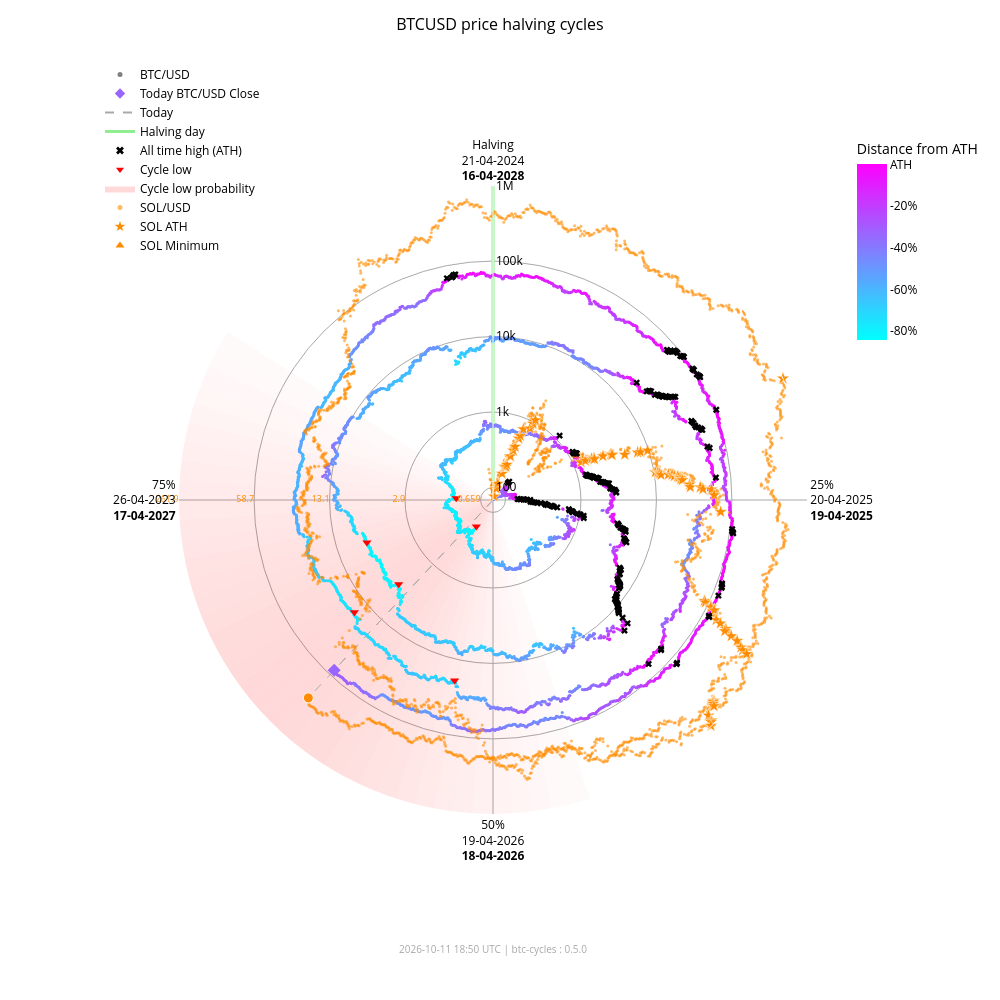

Notebook code cell kept with this figure:
### Markdown cell above
### Interactive chart with overlay

### Code cell
fig_overlay_interactive = btc.plot(
    kind="interactive",
    from_date="2012-11-28",
    overlay=sol,
)
fig_overlay_interactive.show(config={"scrollZoom": True, "displayModeBar": True})

### Figure 1 — Plotly figure (JSON) as saved in the notebook; plotly's stock layout.template omitted (floating-point values rounded to 4 significant figures; data arrays with more than 128 entries replaced by an {"elided": "..."} marker saying what was removed)
{"data": [{"fill": "toself", "fillcolor": "rgba(255,0,0,0.018306980149439524)", "hoverinfo": "skip", "line": {"width": 0}, "mode": "lines", "r": [68.43, 1000000, 1000000, 68.43, 68.43], "showlegend": false, "theta": [162.0, 162.0, 165.6, 165.6, 162.0], "type": "scatterpolar"}, {"fill": "toself", "fillcolor": "rgba(255,0,0,0.02405911634527998)", "hoverinfo": "skip", "line": {"width": 0}, "mode": "lines", "r": [68.43, 1000000, 1000000, 68.43, 68.43], "showlegend": false, "theta": [165.6, 165.6, 169.2, 169.2, 165.6], "type": "scatterpolar"}, {"fill": "toself", "fillcolor": "rgba(255,0,0,0.030803449372254352)", "hoverinfo": "skip", "line": {"width": 0}, "mode": "lines", "r": [68.43, 1000000, 1000000, 68.43, 68.43], "showlegend": false, "theta": [169.2, 169.2, 172.8, 172.8, 169.2], "type": "scatterpolar"}, {"fill": "toself", "fillcolor": "rgba(255,0,0,0.03847233586005252)", "hoverinfo": "skip", "line": {"width": 0}, "mode": "lines", "r": [68.43, 1000000, 1000000, 68.43, 68.43], "showlegend": false, "theta": [172.8, 172.8, 176.4, 176.4, 172.8], "type": "scatterpolar"}, {"fill": "toself", "fillcolor": "rgba(255,0,0,0.04694405159551339)", "hoverinfo": "skip", "line": {"width": 0}, "mode": "lines", "r": [68.43, 1000000, 1000000, 68.43, 68.43], "showlegend": false, "theta": [176.4, 176.4, 180.0, 180.0, 176.4], "type": "scatterpolar"}, {"fill": "toself", "fillcolor": "rgba(255,0,0,0.05605603979818329)", "hoverinfo": "skip", "line": {"width": 0}, "mode": "lines", "r": [68.43, 1000000, 1000000, 68.43, 68.43], "showlegend": false, "theta": [180.0, 180.0, 183.6, 183.6, 180.0], "type": "scatterpolar"}, {"fill": "toself", "fillcolor": "rgba(255,0,0,0.06562330627802694)", "hoverinfo": "skip", "line": {"width": 0}, "mode": "lines", "r": [68.43, 1000000, 1000000, 68.43, 68.43], "showlegend": false, "theta": [183.6, 183.6, 187.2, 187.2, 183.6], "type": "scatterpolar"}, {"fill": "toself", "fillcolor": "rgba(255,0,0,0.07545707932574237)", "hoverinfo": "skip", "line": {"width": 0}, "mode": "lines", "r": [68.43, 1000000, 1000000, 68.43, 68.43], "showlegend": false, "theta": [187.2, 187.2, 190.8, 190.8, 187.2], "type": "scatterpolar"}, {"fill": "toself", "fillcolor": "rgba(255,0,0,0.08537841060169407)", "hoverinfo": "skip", "line": {"width": 0}, "mode": "lines", "r": [68.43, 1000000, 1000000, 68.43, 68.43], "showlegend": false, "theta": [190.8, 190.8, 194.4, 194.4, 190.8], "type": "scatterpolar"}, {"fill": "toself", "fillcolor": "rgba(255,0,0,0.09522272137134848)", "hoverinfo": "skip", "line": {"width": 0}, "mode": "lines", "r": [68.43, 1000000, 1000000, 68.43, 68.43], "showlegend": false, "theta": [194.4, 194.4, 198.0, 198.0, 194.4], "type": "scatterpolar"}, {"fill": "toself", "fillcolor": "rgba(255,0,0,0.10483418800389058)", "hoverinfo": "skip", "line": {"width": 0}, "mode": "lines", "r": [68.43, 1000000, 1000000, 68.43, 68.43], "showlegend": false, "theta": [198.0, 198.0, 201.6, 201.6, 198.0], "type": "scatterpolar"}, {"fill": "toself", "fillcolor": "rgba(255,0,0,0.11405248627197925)", "hoverinfo": "skip", "line": {"width": 0}, "mode": "lines", "r": [68.43, 1000000, 1000000, 68.43, 68.43], "showlegend": false, "theta": [201.6, 201.6, 205.2, 205.2, 201.6], "type": "scatterpolar"}, {"fill": "toself", "fillcolor": "rgba(255,0,0,0.12269756305009562)", "hoverinfo": "skip", "line": {"width": 0}, "mode": "lines", "r": [68.43, 1000000, 1000000, 68.43, 68.43], "showlegend": false, "theta": [205.2, 205.2, 208.8, 208.8, 205.2], "type": "scatterpolar"}, {"fill": "toself", "fillcolor": "rgba(255,0,0,0.13055959037792858)", "hoverinfo": "skip", "line": {"width": 0}, "mode": "lines", "r": [68.43, 1000000, 1000000, 68.43, 68.43], "showlegend": false, "theta": [208.8, 208.8, 212.4, 212.4, 208.8], "type": "scatterpolar"}, {"fill": "toself", "fillcolor": "rgba(255,0,0,0.13740037014073872)", "hoverinfo": "skip", "line": {"width": 0}, "mode": "lines", "r": [68.43, 1000000, 1000000, 68.43, 68.43], "showlegend": false, "theta": [212.4, 212.4, 216.0, 216.0, 212.4], "type": "scatterpolar"}, {"fill": "toself", "fillcolor": "rgba(255,0,0,0.14296927208088228)", "hoverinfo": "skip", "line": {"width": 0}, "mode": "lines", "r": [68.43, 1000000, 1000000, 68.43, 68.43], "showlegend": false, "theta": [216.0, 216.0, 219.6, 219.6, 216.0], "type": "scatterpolar"}, {"fill": "toself", "fillcolor": "rgba(255,0,0,0.14703219887325494)", "hoverinfo": "skip", "line": {"width": 0}, "mode": "lines", "r": [68.43, 1000000, 1000000, 68.43, 68.43], "showlegend": false, "theta": [219.6, 219.6, 223.2, 223.2, 219.6], "type": "scatterpolar"}, {"fill": "toself", "fillcolor": "rgba(255,0,0,0.14940752827264187)", "hoverinfo": "skip", "line": {"width": 0}, "mode": "lines", "r": [68.43, 1000000, 1000000, 68.43, 68.43], "showlegend": false, "theta": [223.2, 223.2, 226.8, 226.8, 223.2], "type": "scatterpolar"}, {"fill": "toself", "fillcolor": "rgba(255,0,0,0.15)", "hoverinfo": "skip", "line": {"width": 0}, "mode": "lines", "r": [68.43, 1000000, 1000000, 68.43, 68.43], "showlegend": false, "theta": [226.8, 226.8, 230.4, 230.4, 226.8], "type": "scatterpolar"}, {"fill": "toself", "fillcolor": "rgba(255,0,0,0.14882314851976614)", "hoverinfo": "skip", "line": {"width": 0}, "mode": "lines", "r": [68.43, 1000000, 1000000, 68.43, 68.43], "showlegend": false, "theta": [230.4, 230.4, 234.0, 234.0, 230.4], "type": "scatterpolar"}, {"fill": "toself", "fillcolor": "rgba(255,0,0,0.14600334989350275)", "hoverinfo": "skip", "line": {"width": 0}, "mode": "lines", "r": [68.43, 1000000, 1000000, 68.43, 68.43], "showlegend": false, "theta": [234.0, 234.0, 237.6, 237.6, 234.0], "type": "scatterpolar"}, {"fill": "toself", "fillcolor": "rgba(255,0,0,0.14176315293000513)", "hoverinfo": "skip", "line": {"width": 0}, "mode": "lines", "r": [68.43, 1000000, 1000000, 68.43, 68.43], "showlegend": false, "theta": [237.6, 237.6, 241.2, 241.2, 237.6], "type": "scatterpolar"}, {"fill": "toself", "fillcolor": "rgba(255,0,0,0.1363869302869166)", "hoverinfo": "skip", "line": {"width": 0}, "mode": "lines", "r": [68.43, 1000000, 1000000, 68.43, 68.43], "showlegend": false, "theta": [241.2, 241.2, 244.8, 244.8, 241.2], "type": "scatterpolar"}, {"fill": "toself", "fillcolor": "rgba(255,0,0,0.13017643696734477)", "hoverinfo": "skip", "line": {"width": 0}, "mode": "lines", "r": [68.43, 1000000, 1000000, 68.43, 68.43], "showlegend": false, "theta": [244.8, 244.8, 248.4, 248.4, 244.8], "type": "scatterpolar"}, {"fill": "toself", "fillcolor": "rgba(255,0,0,0.1234063302665758)", "hoverinfo": "skip", "line": {"width": 0}, "mode": "lines", "r": [68.43, 1000000, 1000000, 68.43, 68.43], "showlegend": false, "theta": [248.4, 248.4, 252.0, 252.0, 248.4], "type": "scatterpolar"}, {"fill": "toself", "fillcolor": "rgba(255,0,0,0.11628949020714345)", "hoverinfo": "skip", "line": {"width": 0}, "mode": "lines", "r": [68.43, 1000000, 1000000, 68.43, 68.43], "showlegend": false, "theta": [252.0, 252.0, 255.6, 255.6, 252.0], "type": "scatterpolar"}, {"fill": "toself", "fillcolor": "rgba(255,0,0,0.108959277972535)", "hoverinfo": "skip", "line": {"width": 0}, "mode": "lines", "r": [68.43, 1000000, 1000000, 68.43, 68.43], "showlegend": false, "theta": [255.6, 255.6, 259.2, 259.2, 255.6], "type": "scatterpolar"}, {"fill": "toself", "fillcolor": "rgba(255,0,0,0.1014715299920515)", "hoverinfo": "skip", "line": {"width": 0}, "mode": "lines", "r": [68.43, 1000000, 1000000, 68.43, 68.43], "showlegend": false, "theta": [259.2, 259.2, 262.8, 262.8, 259.2], "type": "scatterpolar"}, {"fill": "toself", "fillcolor": "rgba(255,0,0,0.09382430417652897)", "hoverinfo": "skip", "line": {"width": 0}, "mode": "lines", "r": [68.43, 1000000, 1000000, 68.43, 68.43], "showlegend": false, "theta": [262.8, 262.8, 266.4, 266.4, 262.8], "type": "scatterpolar"}, {"fill": "toself", "fillcolor": "rgba(255,0,0,0.08598937207621672)", "hoverinfo": "skip", "line": {"width": 0}, "mode": "lines", "r": [68.43, 1000000, 1000000, 68.43, 68.43], "showlegend": false, "theta": [266.4, 266.4, 270.0, 270.0, 266.4], "type": "scatterpolar"}, {"fill": "toself", "fillcolor": "rgba(255,0,0,0.07794710108398434)", "hoverinfo": "skip", "line": {"width": 0}, "mode": "lines", "r": [68.43, 1000000, 1000000, 68.43, 68.43], "showlegend": false, "theta": [270.0, 270.0, 273.6, 273.6, 270.0], "type": "scatterpolar"}, {"fill": "toself", "fillcolor": "rgba(255,0,0,0.06971614429145927)", "hoverinfo": "skip", "line": {"width": 0}, "mode": "lines", "r": [68.43, 1000000, 1000000, 68.43, 68.43], "showlegend": false, "theta": [273.6, 273.6, 277.2, 277.2, 273.6], "type": "scatterpolar"}, {"fill": "toself", "fillcolor": "rgba(255,0,0,0.061371174705723626)", "hoverinfo": "skip", "line": {"width": 0}, "mode": "lines", "r": [68.43, 1000000, 1000000, 68.43, 68.43], "showlegend": false, "theta": [277.2, 277.2, 280.8, 280.8, 277.2], "type": "scatterpolar"}, {"fill": "toself", "fillcolor": "rgba(255,0,0,0.05304520605236535)", "hoverinfo": "skip", "line": {"width": 0}, "mode": "lines", "r": [68.43, 1000000, 1000000, 68.43, 68.43], "showlegend": false, "theta": [280.8, 280.8, 284.4, 284.4, 280.8], "type": "scatterpolar"}, {"fill": "toself", "fillcolor": "rgba(255,0,0,0.044916938988340704)", "hoverinfo": "skip", "line": {"width": 0}, "mode": "lines", "r": [68.43, 1000000, 1000000, 68.43, 68.43], "showlegend": false, "theta": [284.4, 284.4, 288.0, 288.0, 284.4], "type": "scatterpolar"}, {"fill": "toself", "fillcolor": "rgba(255,0,0,0.0371870550186571)", "hoverinfo": "skip", "line": {"width": 0}, "mode": "lines", "r": [68.43, 1000000, 1000000, 68.43, 68.43], "showlegend": false, "theta": [288.0, 288.0, 291.6, 291.6, 288.0], "type": "scatterpolar"}, {"fill": "toself", "fillcolor": "rgba(255,0,0,0.030049603184432498)", "hoverinfo": "skip", "line": {"width": 0}, "mode": "lines", "r": [68.43, 1000000, 1000000, 68.43, 68.43], "showlegend": false, "theta": [291.6, 291.6, 295.2, 295.2, 291.6], "type": "scatterpolar"}, {"fill": "toself", "fillcolor": "rgba(255,0,0,0.023665126797805223)", "hoverinfo": "skip", "line": {"width": 0}, "mode": "lines", "r": [68.43, 1000000, 1000000, 68.43, 68.43], "showlegend": false, "theta": [295.2, 295.2, 298.8, 298.8, 295.2], "type": "scatterpolar"}, {"fill": "toself", "fillcolor": "rgba(255,0,0,0.018141004067302662)", "hoverinfo": "skip", "line": {"width": 0}, "mode": "lines", "r": [68.43, 1000000, 1000000, 68.43, 68.43], "showlegend": false, "theta": [298.8, 298.8, 302.4, 302.4, 298.8], "type": "scatterpolar"}, {"hoverinfo": "skip", "line": {"color": "darkgrey", "dash": "dash", "width": 1}, "mode": "lines", "r": [68.43, 82910.0], "showlegend": false, "theta": [223.0, 223.0], "type": "scatterpolar"}, {"hoverinfo": "skip", "line": {"color": "darkgrey", "dash": "dash", "width": 1}, "mode": "lines", "r": [68.43, 263300.0], "showlegend": false, "theta": [223.0, 223.0], "type": "scatterpolar"}, {"hoverinfo": "skip", "line": {"color": "lightgreen", "width": 3}, "mode": "lines", "r": [68.43, 1000000], "showlegend": false, "theta": [0, 0], "type": "scatterpolar"}, {"hoverinfo": "text", "marker": {"color": {"elided": "4915 str values"}, "size": 3}, "mode": "markers", "r": {"elided": "4915 float values"}, "showlegend": false, "text": {"elided": "4915 str values"}, "theta": {"elided": "4915 float values"}, "type": "scatterpolar"}, {"hoverinfo": "text", "marker": {"color": "#FF8C00", "opacity": 0.6, "size": 3}, "mode": "markers", "r": {"elided": "2375 float values"}, "showlegend": false, "text": {"elided": "2375 str values"}, "theta": {"elided": "2375 float values"}, "type": "scatterpolar"}, {"hoverinfo": "text", "marker": {"color": "#9a65ff", "size": 10, "symbol": "diamond"}, "mode": "markers", "r": [82910.0], "showlegend": false, "text": ["Today<br>Date: 2026-10-10<br>Price: $82,912.23"], "theta": [223.0], "type": "scatterpolar"}, {"hoverinfo": "text", "marker": {"color": "#FF8C00", "line": {"color": "white", "width": 1}, "size": 10, "symbol": "circle"}, "mode": "markers", "r": [263300.0], "showlegend": false, "text": ["Today SOL<br>Date: 2026-10-10<br>Price: $110.03"], "theta": [223.0], "type": "scatterpolar"}, {"hoverinfo": "text", "marker": {"color": "#FF8C00", "line": {"color": "white", "width": 0.5}, "size": 10, "symbol": "star"}, "mode": "markers", "r": [68.43, 76.69, 98.28, 115.1, 160.2, 199.2, 200.3, 203.8, 217.3, 287.8, 349.8, 397.3, 523.3, 573.2, 718.1, 798.5, 948.0, 1078.0, 1271.0, 1461.0, 1785.0, 1908.0, 1917.0, 2530.0, 3215.0, 3302.0, 3322.0, 4795.0, 7121.0, 7760.0, 9679.0, 10370.0, 11210.0, 11600.0, 11830.0, 12190.0, 15220.0, 16990.0, 18090.0, 20010.0, 20730.0, 21720.0, 21920.0, 22700.0, 28100.0, 28410.0, 38550.0, 41750.0, 54000.0, 58230.0, 71670.0, 86520.0, 90770.0, 111800.0, 112400.0, 128500.0, 155700.0, 182600.0, 229400.0, 231200.0, 295100.0, 371400.0, 451600.0, 493500.0, 583700.0, 612100.0, 618900.0, 644000.0, 686600.0, 744100.0, 879500.0, 907500.0, 980900.0, 1000000.0], "showlegend": false, "text": ["SOL ATH<br>Date: 2020-04-10<br>Price: $0.95", "SOL ATH<br>Date: 2020-07-12<br>Price: $1.02", "SOL ATH<br>Date: 2020-07-13<br>Price: $1.18", "SOL ATH<br>Date: 2020-07-15<br>Price: $1.29", "SOL ATH<br>Date: 2020-07-26<br>Price: $1.57", "SOL ATH<br>Date: 2020-07-27<br>Price: $1.78", "SOL ATH<br>Date: 2020-07-28<br>Price: $1.78", "SOL ATH<br>Date: 2020-08-03<br>Price: $1.80", "SOL ATH<br>Date: 2020-08-04<br>Price: $1.87", "SOL ATH<br>Date: 2020-08-06<br>Price: $2.21", "SOL ATH<br>Date: 2020-08-08<br>Price: $2.47", "SOL ATH<br>Date: 2020-08-09<br>Price: $2.67", "SOL ATH<br>Date: 2020-08-10<br>Price: $3.13", "SOL ATH<br>Date: 2020-08-11<br>Price: $3.30", "SOL ATH<br>Date: 2020-08-12<br>Price: $3.77", "SOL ATH<br>Date: 2020-08-28<br>Price: $4.01", "SOL ATH<br>Date: 2020-08-30<br>Price: $4.44", "SOL ATH<br>Date: 2020-08-31<br>Price: $4.78", "SOL ATH<br>Date: 2021-02-02<br>Price: $5.27", "SOL ATH<br>Date: 2021-02-03<br>Price: $5.72", "SOL ATH<br>Date: 2021-02-04<br>Price: $6.43", "SOL ATH<br>Date: 2021-02-05<br>Price: $6.68", "SOL ATH<br>Date: 2021-02-07<br>Price: $6.70", "SOL ATH<br>Date: 2021-02-08<br>Price: $7.88", "SOL ATH<br>Date: 2021-02-10<br>Price: $9.07", "SOL ATH<br>Date: 2021-02-11<br>Price: $9.22", "SOL ATH<br>Date: 2021-02-12<br>Price: $9.25", "SOL ATH<br>Date: 2021-02-19<br>Price: $11.47", "SOL ATH<br>Date: 2021-02-22<br>Price: $14.45", "SOL ATH<br>Date: 2021-02-23<br>Price: $15.20", "SOL ATH<br>Date: 2021-02-24<br>Price: $17.30", "SOL ATH<br>Date: 2021-03-28<br>Price: $18.02", "SOL ATH<br>Date: 2021-03-29<br>Price: $18.85", "SOL ATH<br>Date: 2021-03-30<br>Price: $19.23", "SOL ATH<br>Date: 2021-03-31<br>Price: $19.47", "SOL ATH<br>Date: 2021-04-02<br>Price: $19.81", "SOL ATH<br>Date: 2021-04-03<br>Price: $22.55", "SOL ATH<br>Date: 2021-04-04<br>Price: $24.06", "SOL ATH<br>Date: 2021-04-06<br>Price: $24.96", "SOL ATH<br>Date: 2021-04-07<br>Price: $26.48", "SOL ATH<br>Date: 2021-04-08<br>Price: $27.03", "SOL ATH<br>Date: 2021-04-09<br>Price: $27.78", "SOL ATH<br>Date: 2021-04-11<br>Price: $27.93", "SOL ATH<br>Date: 2021-04-12<br>Price: $28.51", "SOL ATH<br>Date: 2021-04-18<br>Price: $32.30", "SOL ATH<br>Date: 2021-04-21<br>Price: $32.51", "SOL ATH<br>Date: 2021-04-22<br>Price: $38.88", "SOL ATH<br>Date: 2021-04-24<br>Price: $40.74", "SOL ATH<br>Date: 2021-04-25<br>Price: $47.37", "SOL ATH<br>Date: 2021-05-01<br>Price: $49.51", "SOL ATH<br>Date: 2021-05-18<br>Price: $55.91", "SOL ATH<br>Date: 2021-08-16<br>Price: $62.43", "SOL ATH<br>Date: 2021-08-17<br>Price: $64.21", "SOL ATH<br>Date: 2021-08-18<br>Price: $72.54", "SOL ATH<br>Date: 2021-08-19<br>Price: $72.76", "SOL ATH<br>Date: 2021-08-20<br>Price: $78.72", "SOL ATH<br>Date: 2021-08-27<br>Price: $88.09", "SOL ATH<br>Date: 2021-08-28<br>Price: $96.70", "SOL ATH<br>Date: 2021-08-30<br>Price: $110.54", "SOL ATH<br>Date: 2021-09-01<br>Price: $111.03", "SOL ATH<br>Date: 2021-09-02<br>Price: $128.10", "SOL ATH<br>Date: 2021-09-03<br>Price: $146.58", "SOL ATH<br>Date: 2021-09-06<br>Price: $164.38", "SOL ATH<br>Date: 2021-09-07<br>Price: $173.15", "SOL ATH<br>Date: 2021-09-08<br>Price: $191.04", "SOL ATH<br>Date: 2021-10-22<br>Price: $196.43", "SOL ATH<br>Date: 2021-10-23<br>Price: $197.70", "SOL ATH<br>Date: 2021-10-24<br>Price: $202.36", "SOL ATH<br>Date: 2021-10-25<br>Price: $210.10", "SOL ATH<br>Date: 2021-11-02<br>Price: $220.24", "SOL ATH<br>Date: 2021-11-03<br>Price: $242.90", "SOL ATH<br>Date: 2021-11-04<br>Price: $247.39", "SOL ATH<br>Date: 2021-11-06<br>Price: $258.93", "SOL ATH<br>Date: 2025-01-18<br>Price: $261.87"], "theta": [352.0, 15.5, 15.75, 16.25, 19.0, 19.25, 19.5, 21.0, 21.25, 21.75, 22.25, 22.5, 22.75, 23.0, 23.25, 27.25, 27.75, 28.0, 66.75, 67.0, 67.25, 67.5, 68.0, 68.25, 68.75, 69.0, 69.25, 71.0, 71.75, 72.0, 72.25, 80.25, 80.5, 80.75, 81.0, 81.5, 81.75, 82.0, 82.5, 82.75, 83.0, 83.25, 83.75, 84.0, 85.5, 86.25, 86.5, 87.0, 87.25, 88.75, 93.0, 115.5, 115.8, 116.0, 116.2, 116.5, 118.2, 118.5, 119.0, 119.5, 119.8, 120.0, 120.7, 121.0, 121.3, 132.2, 132.5, 132.8, 133.0, 135.0, 135.2, 135.5, 136.0, 67.25], "type": "scatterpolar"}, {"hoverinfo": "text", "marker": {"color": "#FF8C00", "line": {"color": "white", "width": 0.5}, "size": 10, "symbol": "triangle-up"}, "mode": "markers", "r": [68.43], "showlegend": false, "text": ["SOL Minimum<br>Date: 2020-05-11<br>Price: $0.52"], "theta": [0.0], "type": "scatterpolar"}, {"hoverinfo": "text", "marker": {"color": "black", "size": 6, "symbol": "x"}, "mode": "markers", "r": {"elided": "182 float values"}, "showlegend": false, "text": {"elided": "182 str values"}, "theta": {"elided": "182 float values"}, "type": "scatterpolar"}, {"hoverinfo": "text", "marker": {"color": "red", "size": 8, "symbol": "triangle-down"}, "mode": "markers", "r": [178.1, 210.5, 3237.0, 3961.0, 19020.0, 15790.0], "showlegend": false, "text": ["Cycle Low<br>Date: 2015-01-14<br>Price: $178.10<br>ATH distance: -84.5%", "Cycle Low<br>Date: 2015-08-24<br>Price: $210.49<br>ATH distance: -81.7%", "Cycle Low<br>Date: 2018-12-15<br>Price: $3,236.76<br>ATH distance: -83.4%", "Cycle Low<br>Date: 2019-03-15<br>Price: $3,960.91<br>ATH distance: -79.7%", "Cycle Low<br>Date: 2022-06-18<br>Price: $19,017.64<br>ATH distance: -71.9%", "Cycle Low<br>Date: 2022-11-21<br>Price: $15,787.28<br>ATH distance: -76.6%"], "theta": [212.1, 272.7, 228.3, 251.4, 192.0, 231.0], "type": "scatterpolar"}, {"marker": {"color": "grey", "size": 5}, "mode": "markers", "name": "BTC/USD", "r": [null], "theta": [null], "type": "scatterpolar"}, {"marker": {"color": "#9a65ff", "size": 8, "symbol": "diamond"}, "mode": "markers", "name": "Today BTC/USD Close", "r": [null], "theta": [null], "type": "scatterpolar"}, {"line": {"color": "darkgrey", "dash": "dash"}, "mode": "lines", "name": "Today", "r": [null], "theta": [null], "type": "scatterpolar"}, {"line": {"color": "lightgreen", "width": 3}, "mode": "lines", "name": "Halving day", "r": [null], "theta": [null], "type": "scatterpolar"}, {"marker": {"color": "black", "size": 7, "symbol": "x"}, "mode": "markers", "name": "All time high (ATH)", "r": [null], "theta": [null], "type": "scatterpolar"}, {"marker": {"color": "red", "size": 7, "symbol": "triangle-down"}, "mode": "markers", "name": "Cycle low", "r": [null], "theta": [null], "type": "scatterpolar"}, {"fill": "toself", "fillcolor": "rgba(255,0,0,0.15)", "line": {"width": 0}, "mode": "lines", "name": "Cycle low probability", "r": [null], "theta": [null], "type": "scatterpolar"}, {"marker": {"color": "#FF8C00", "opacity": 0.6, "size": 5}, "mode": "markers", "name": "SOL/USD", "r": [null], "theta": [null], "type": "scatterpolar"}, {"marker": {"color": "#FF8C00", "size": 8, "symbol": "star"}, "mode": "markers", "name": "SOL ATH", "r": [null], "theta": [null], "type": "scatterpolar"}, {"marker": {"color": "#FF8C00", "size": 8, "symbol": "triangle-up"}, "mode": "markers", "name": "SOL Minimum", "r": [null], "theta": [null], "type": "scatterpolar"}, {"hoverinfo": "skip", "marker": {"cmax": 0, "cmin": -0.8453, "color": [0], "colorbar": {"len": 0.25, "ticktext": ["ATH", "-20%", "-40%", "-60%", "-80%", "-100%"], "tickvals": [0, -0.2, -0.4, -0.6, -0.8, -1.0], "title": {"text": "Distance from ATH"}, "x": 0.95, "y": 0.92, "yanchor": "top"}, "colorscale": {"elided": "256x2 mixed values"}, "showscale": true, "size": 0}, "mode": "markers", "r": [null], "showlegend": false, "theta": [null], "type": "scatterpolar"}, {"hoverinfo": "skip", "mode": "text", "r": [100, 1000, 10000, 100000, 1000000], "showlegend": false, "text": ["0.659", "2.9", "13.1", "58.7", "261.9"], "textfont": {"color": "#FF8C00", "size": 9}, "textposition": "middle left", "theta": [270, 270, 270, 270, 270], "type": "scatterpolar"}], "layout": {"annotations": [{"font": {"color": "darkgrey", "size": 10}, "showarrow": false, "text": "2026-10-11 18:50 UTC | btc-cycles : 0.5.0", "x": 0.5, "xref": "paper", "y": -0.02, "yref": "paper"}], "font": {"color": "black"}, "height": 1000, "legend": {"bgcolor": "rgba(0,0,0,0)", "font": {"color": "black"}, "x": 0.0, "y": 1.0}, "margin": {"b": 60, "l": 100, "r": 80, "t": 60}, "paper_bgcolor": "white", "plot_bgcolor": "white", "polar": {"angularaxis": {"color": "black", "direction": "clockwise", "gridcolor": "darkgrey", "rotation": 90, "ticktext": ["Halving<br>21-04-2024<br><b>16-04-2028</b>", "25%<br>20-04-2025<br><b>19-04-2025</b>", "50%<br>19-04-2026<br><b>18-04-2026</b>", "75%<br>26-04-2023<br><b>17-04-2027</b>"], "tickvals": [0, 90, 180, 270]}, "bgcolor": "white", "domain": {"x": [0.1, 0.9], "y": [0.05, 0.95]}, "radialaxis": {"angle": 90, "color": "black", "gridcolor": "darkgrey", "range": [1.835, 6.0], "tickangle": 90, "ticktext": ["100", "1k", "10k", "100k", "1M"], "tickvals": [100, 1000, 10000, 100000, 1000000], "type": "log"}}, "title": {"font": {"color": "black", "size": 16}, "text": "BTCUSD price halving cycles", "x": 0.5}, "width": 1000}}
